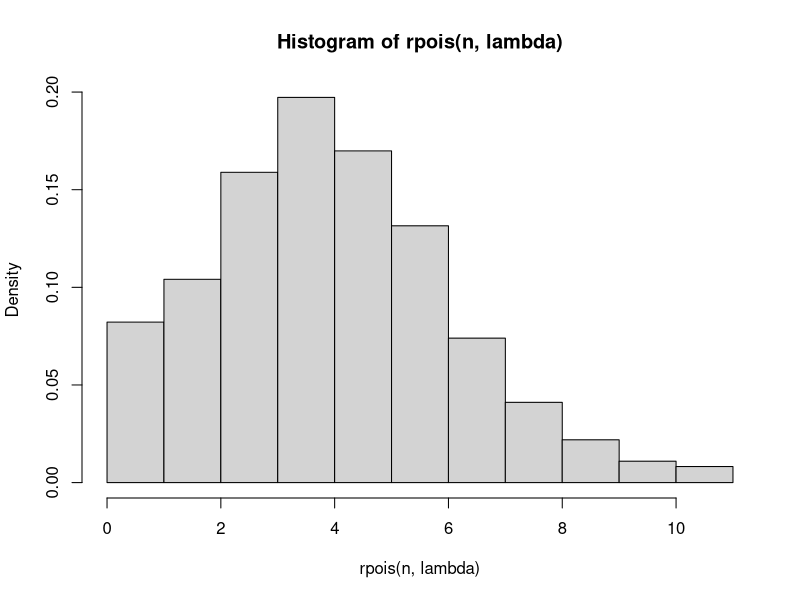

Source code (R):
lambda=4.5

#a
x=6
dpois(x, lambda)

#b
n=365
hist(rpois(n, lambda), freq=FALSE)

#c 
#Poin a memiliki peluang 0.1281201, sedangkan poin b memiliki peluang 
#antara 0.05 dan 0.10

#d
sprintf("Mean: %.2f", lambda)
sprintf("Variance: %.2f", lambda)

